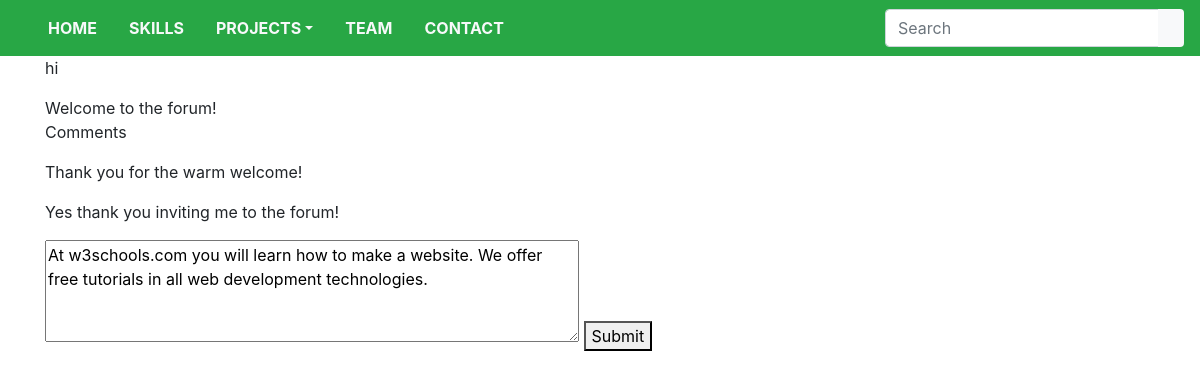
Page /1/detail/ (signed in) on the earlier database version.
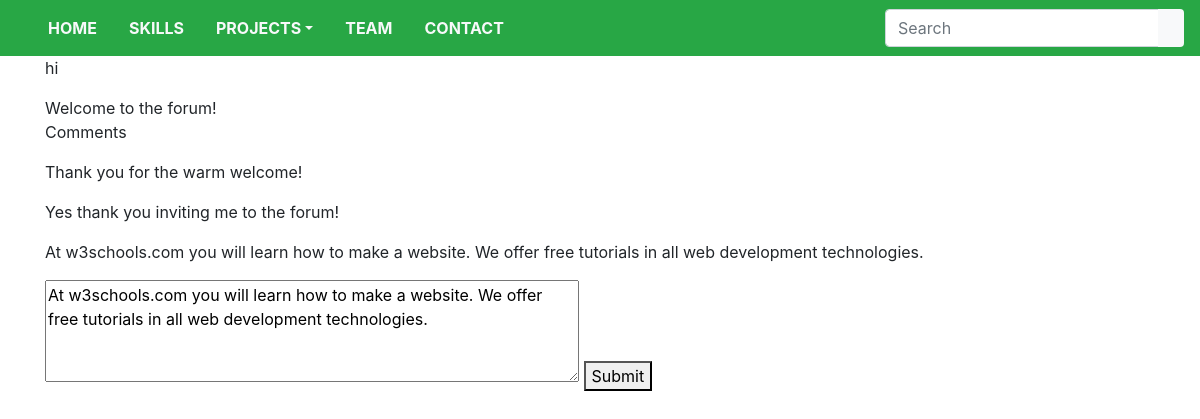
Same page on the later database version.
### forum/models.py (models this page shows)
class Comment(models.Model):
	user = models.ForeignKey(User, on_delete=models.CASCADE)
	post = models.ForeignKey(Post, on_delete=models.CASCADE)
	comment_text = models.CharField(max_length = 200)
	def __str__(self):
		return self.comment_text

### forum/views.py (the view, shortened to what this page needs)
# urls.py: path('<int:pk>/detail/', views.DetailView.as_view(), name='detail')
@method_decorator(login_required, name='dispatch')
class DetailView(generic.DetailView):
	template_name = "detail.html"
	model = Post
	def get_context_data(self, **kwargs):
		context = super().get_context_data(**kwargs)
		context['comment_list'] = Comment.objects.filter(post_id=self.kwargs['pk'])
		print(context['comment_list'])
		return context

### forum/templates/detail.html (shortened to what this page needs)
{% extends 'base.html' %}
{% block content %}
	<p>hi</p>
	{{ post.post_text }}
	<p>Comments</p>
	{% for comment in comment_list %}
		<p>{{ comment.comment_text }}</p>
	{% endfor %}
	<form action="{% url 'detail' post.id %}" method="post" id="form1">
	<textarea id = "newcomment" name="newcomment" rows="4" cols="50">At w3schools.com you will learn how to make a website. We offer free tutorials in all web development technologies. </textarea>
	<button type="submit" form="form1" value="Submit">Submit</button>
{% endblock %}

Differences in the rows shown:
added Comment: comment_text "At w3schools.com you will learn how to make a website. We offer free tutorials in all web development technologies."
